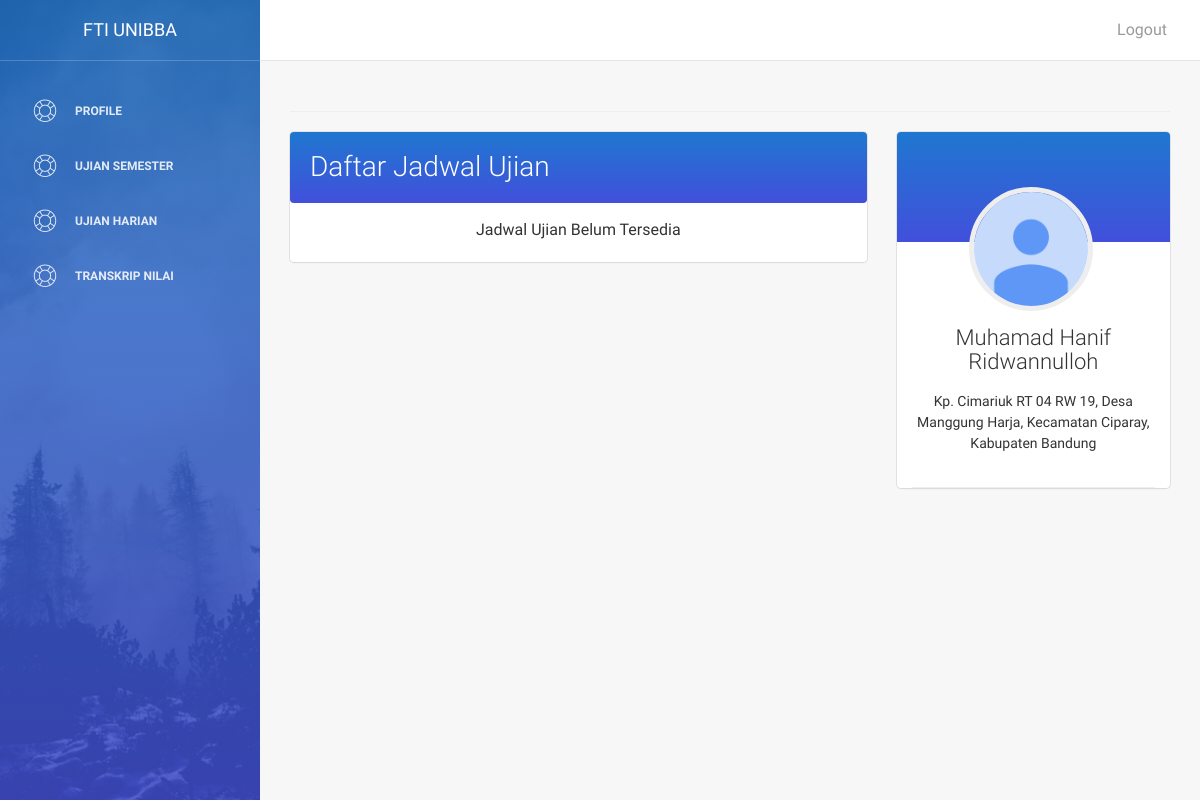
Screenshot of /APLIKASIUJIANv2/index.php?halaman=fdu (signed in) with the database file from the repository.
### tables this page shows
CREATE TABLE `dosen` (
  `id` int(11) NOT NULL,
  `username` varchar(50) NOT NULL,
  `namadosen` varchar(50) NOT NULL,
  `password` varchar(255) NOT NULL,
  `NIDN` varchar(50) NOT NULL,
  `email` varchar(50) NOT NULL,
  `nohp` varchar(13) NOT NULL,
  `norek` varchar(32) NOT NULL,
  `alamat` text NOT NULL,
  `level` varchar(10) NOT NULL
);

### APLIKASIUJIANv2/fungsi/database.php (called while the page is built, shortened)
<?php
class database{
	private static $INSTANCE = null;
	private $mysqli,
			$HOST = 'localhost',
			$USER = 'root',
			$PASS = '',
			$DBNAME = 'ujianonline';
	public function __construct()
	{
		$this->mysqli = new mysqli( $this->HOST, $this->USER, $this->PASS, $this->DBNAME);
	}
	public static function getInstance(){
		if (!isset( self::$INSTANCE))
		{
			self::$INSTANCE = new database();
		}
		return self::$INSTANCE;
	}
	public function get_info($table, $kolom ='', $isi='', $kolom2='', $isi2='')
	{
		if ( !is_int($isi))
			$isi = "'". $isi ."'";
		if ($kolom2 != '') {
			$query="SELECT * FROM $table WHERE $kolom = $isi AND $kolom2 = $isi2";
			$result=$this->mysqli->query($query);
			while ($row =$result->fetch_assoc())
			{
				return $row;
			}
		}
		elseif ($kolom != '')
		{
			$query="SELECT * FROM $table WHERE $kolom = $isi";
			$result=$this->mysqli->query($query);
			while ($row =$result->fetch_assoc())
			{
				return $row;
			}
		}
	}
}
 ?>

### APLIKASIUJIANv2/core/init.php (called while the page is built, shortened)
<?php
	$user = new user();
 ?>

### APLIKASIUJIANv2/fungsi/session.php (called while the page is built, shortened)
<?php
class session{
	public static function get($nama){
		return $_SESSION[$nama];
	}
}
 ?>

### APLIKASIUJIANv2/fungsi/user.php (called while the page is built, shortened)
<?php
	class user{
		private $koneksi;
		public function __construct()
		{
			$this->koneksi = database::getInstance();
		}
		public function get_datadosen($username)
		{
			return $this->koneksi->get_info('dosen', 'username', $username);
		}
	}
 ?>

### APLIKASIUJIANv2/dosen/daftarujian.php (the view, shortened to what this page needs)
<?php
  $datadosen = $user->get_datadosen(session::get('username'));
 ?>
<div class="content">
  <div class="container-fluid">
    <hr>
    <div class="row">
      <div class="col-md-8">
        <div class="card">
            <div class="header colorblue" style="padding: 20px">
                <h3 class="title namajenisujian" style="color: white">Daftar Jadwal Ujian</h3>
            </div>
            <div class="content" id="daftarujian" >
                <?php if (empty($getjadwalujian)): ?>
                  <p class="text-center"> Jadwal Ujian Belum Tersedia</p>
                <?php endif ?>
            </div>
        </div>
    </div>
    <div class="col-md-4">
        <div class="card card-user">
            <div class="content">
                <div class="author">
                 <a href="#">
                    <img class="avatar border-gray" src="assets/img/avatar.png" alt="..."/>
                    <h4 class="title"><?php echo $datadosen['namadosen']; ?>
                 </h4><br>
             </a>
         </div>
         <p class="description text-center"> <?php echo $datadosen['alamat']; ?>
         </p>
     </div>
     <hr>
</div>
</div>
</div>
</div>
</div>

### APLIKASIUJIANv2/assets/css/style.css (style rules this page uses)
.colorblue { border-radius: 4px; background: #1F77D0; background: -moz-linear-gradient(top, #1F77D0 0%, #533ce1 100%); background: -webkit-gradient(linear, left top, left bottom, color-stop(0%, #1F77D0), color-stop(100%, #533ce1)); background: -webkit-linear-gradient(top, #1F77D0 0%, #533ce1 100%); background: -o-linear-gradient(top, #1F77D0 0%, #533ce1 100%); background: -ms-linear-gradient(top, #1F77D0 0%, #533ce1 100%); background: linear-gradient(to bottom, #1F77D0 0%, #533ce1 100%); background-size: 150% 150%; }

### rows the page displays
dosen: namadosen "Muhamad Hanif Ridwannulloh", alamat "Kp. Cimariuk RT 04 RW 19, Desa Manggung Harja, Kecamatan Ciparay, Kabupaten Bandung"

### other values shown
$title "PROFILE UJIAN SEMESTER UJIAN HARIAN TRANSKRIP NILAI"
